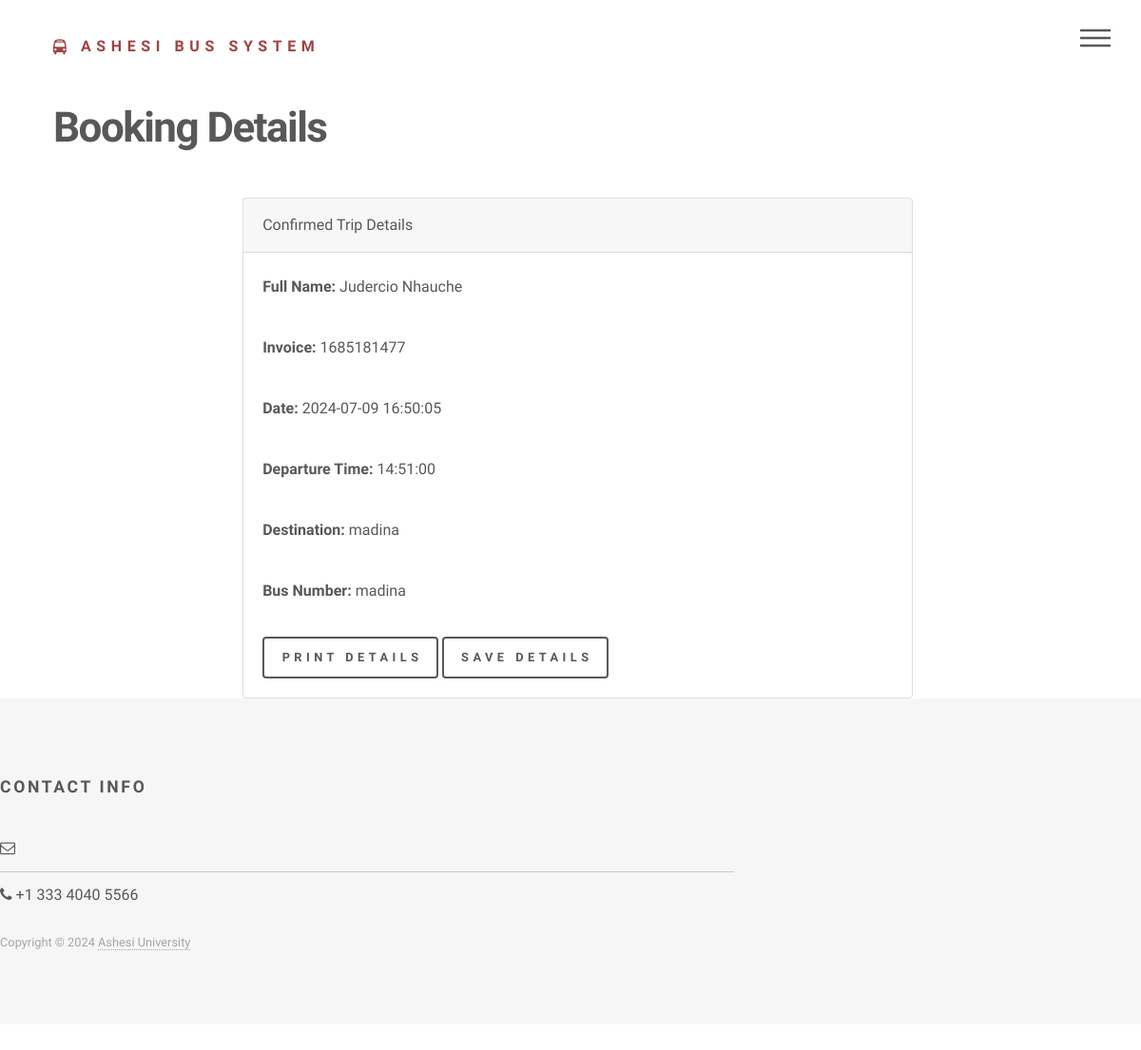
Screenshot of /trip-details.php (signed in) with the database file from the repository.
### tables this page shows
CREATE TABLE `booking` (
  `booking_id` int(11) NOT NULL,
  `user_id` int(11) DEFAULT NULL,
  `title` varchar(10) DEFAULT NULL,
  `fname` varchar(50) NOT NULL,
  `lname` varchar(50) NOT NULL,
  `email` varchar(100) NOT NULL,
  `phone` varchar(20) NOT NULL,
  `departure_time` time NOT NULL,
  `pickup_location` varchar(50) NOT NULL,
  `dropoff_location` varchar(50) NOT NULL,
  `number_of_seats` int(11) NOT NULL,
  `invoice_number` varchar(50) NOT NULL,
  `created_at` timestamp NOT NULL DEFAULT current_timestamp()
);

### trip-details.php (the view, shortened to what this page needs)
<?php
require 'config/connection.php';
if (isset($_SESSION['user_id'])) {
	$user_id = $_SESSION['user_id'];
	$sql = "SELECT * FROM booking WHERE user_id = ? ORDER BY created_at DESC LIMIT 1";
	if ($stmt = $connection->prepare($sql)) {
		$stmt->bind_param("i", $user_id);
		$stmt->execute();
		$result = $stmt->get_result();
		$booking = $result->fetch_assoc();
	} else {
		echo "Error: " . $connection->error;
	}
} else {
	echo "User is not logged in.";
	exit;
}
?>
<!DOCTYPE HTML>
<html>
<head>
	<link rel="stylesheet" href="assets/bootstrap/css/bootstrap.min.css" />
	<link rel="stylesheet" href="assets/css/main.css" />
</head>
<body class="is-preload">
	<div id="wrapper">
		<?php
		include "header.php";
		?>
		<div id="main">
			<div class="inner">
				<h1>Booking Details</h1>
				<div class="container">
					<div class="row">
						<div class="col-md-8 offset-md-2">
							<div class="card">
								<div class="card-header">
									Confirmed Trip Details
								</div>
								<div class="card-body">
									<p><strong>Full Name:</strong> <?php echo $booking['fname'] . ' ' . $booking['lname']; ?></p>
									<p><strong>Invoice:</strong> <?php echo $booking['invoice_number']; ?></p>
									<p><strong>Date:</strong> <?php echo $booking['created_at']; ?></p>
									<p><strong>Departure Time:</strong> <?php echo $booking['departure_time']; ?></p>
									<p><strong>Destination:</strong> <?php echo $booking['dropoff_location']; ?></p>
									<p><strong>Bus Number:</strong> <?php echo $booking['pickup_location']; ?></p>
									<button onclick="window.print()">Print Details</button>
									<button onclick="saveBookingDetails()">Save Details</button>
								</div>
							</div>
						</div>
					</div>
				</div>
			</div>
			<?php include 'footer.php' ?>
		</div>
</body>
</html>

### assets/css/main.css (style rules this page uses)
html, body, div, span, applet, object, iframe, h1, h2, h3, h4, h5, h6, p, blockquote, pre, a, abbr, acronym, address, big, cite, code, del, dfn, em, img, ins, kbd, q, s, samp, small, strike, strong, sub, sup, tt, var, b, u, i, center, dl, dt, dd, ol, ul, li, fieldset, form, label, legend, table, caption, tbody, tfoot, thead, tr, th, td, article, aside, canvas, details, embed, figure, figcaption, footer, header, hgroup, menu, nav, output, ruby, section, summary, time, mark, audio, video { margin: 0; padding: 0; border: 0; font-size: 100%; font: inherit; vertical-align: baseline; }
body { line-height: 1; }
body { -webkit-text-size-adjust: none; }
body { -ms-overflow-style: scrollbar; }
html { box-sizing: border-box; }
*, *:before, *:after { box-sizing: inherit; }
body { background: #ffffff; }
body, input, select, textarea { color: #585858; font-family: "Source Sans Pro", Helvetica, sans-serif; font-size: 16pt; font-weight: 300; line-height: 2; }
@media screen and (max-width: 1680px) { body, input, select, textarea { font-size: 14pt; } }
@media screen and (max-width: 1280px) { body, input, select, textarea { font-size: 12pt; } }
strong, b { font-weight: 900; }
p { margin: 0 0 2em 0; }
h1 { font-size: 2.75em; font-weight: 700; line-height: 1.3; margin: 0 0 1em 0; letter-spacing: -0.035em; }
.row { display: flex; flex-wrap: wrap; box-sizing: border-box; align-items: stretch; }
.row > * { box-sizing: border-box; }
.row { margin-top: 0; margin-left: -2em; }
.row > * { padding: 0 0 0 2em; }
@media screen and (max-width: 1680px) { .row { display: flex; flex-wrap: wrap; box-sizing: border-box; align-items: stretch; } }
@media screen and (max-width: 1680px) { .row > * { box-sizing: border-box; } }
@media screen and (max-width: 1680px) { .row { margin-top: 0; margin-left: -2em; } }
@media screen and (max-width: 1680px) { .row > * { padding: 0 0 0 2em; } }
@media screen and (max-width: 1280px) { .row { display: flex; flex-wrap: wrap; box-sizing: border-box; align-items: stretch; } }
@media screen and (max-width: 1280px) { .row > * { box-sizing: border-box; } }
@media screen and (max-width: 1280px) { .row { margin-top: 0; margin-left: -2em; } }
@media screen and (max-width: 1280px) { .row > * { padding: 0 0 0 2em; } }
input[type="submit"], input[type="reset"], input[type="button"], button, .button { -moz-appearance: none; -webkit-appearance: none; -ms-appearance: none; appearance: none; -moz-transition: background-color 0.2s ease-in-out, color 0.2s ease-in-out, box-shadow 0.2s ease-in-out; -webkit-transition: background-color 0.2s ease-in-out, color 0.2s ease-in-out, box-shadow 0.2s ease-in-out; -ms-transition: background-color 0.2s ease-in-out, color 0.2s ease-in-out, box-shadow 0.2s ease-in-out; transition: background-color 0.2s ease-in-out, color 0.2s ease-in-out, box-shadow 0.2s ease-in-out; background-color: transparent; border-radius: 4px; border: 0; box-shadow: inset 0 0 0 2px #585858; color: #585858 !important; cursor: pointer; display: inline-block; font-size: 0.8em; font-weight: 900; height: 3.5em; letter-spacing: 0.35em; line-height: 3.45em; overflow: hidden; padding: 0 1.25em 0 1.6em; text-align: center; text-decoration: none; text-overflow: ellipsis; text-transform: uppercase; white-space: nowrap; }
#wrapper { -moz-transition: opacity 0.45s ease; -webkit-transition: opacity 0.45s ease; -ms-transition: opacity 0.45s ease; transition: opacity 0.45s ease; opacity: 1; }
#main { padding: 0em 0 6em 0 ; }
#wrapper > * > .inner { width: 100%; max-width: 68em; margin: 0 auto; padding: 0 0; }

### rows the page displays
booking: fname "Judercio", lname "Nhauche", invoice_number "1685181477", created_at "2024-07-09 16:50:05", departure_time "14:51:00", dropoff_location "madina", pickup_location "madina"
